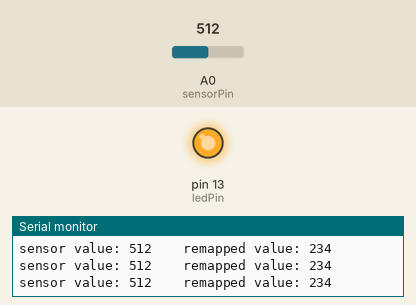
Simulated run of this sketch. Board: Arduino Uno, built with avr-gcc and run on an emulated ATmega328P. Parts: output pins drawn as LEDs (lit = HIGH), the last lines printed to the serial monitor. The inputs (shaded band) are chosen by the test bench; at power-on: A0 (sensorPin) = 512.

Above: at 1.2 s.
1.3 s: A0 (sensorPin) set to 328
2.8 s: A0 (sensorPin) set to 294
At 3.7 s:
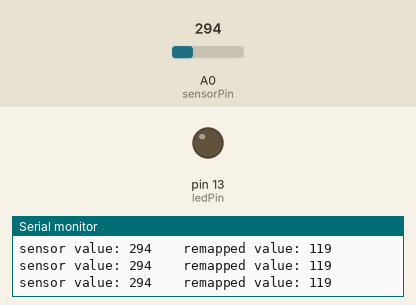
4.3 s: A0 (sensorPin) set to 511
At 5.1 s:
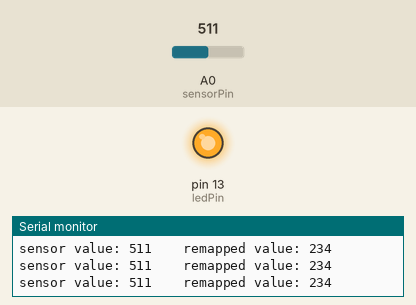
5.9 s: A0 (sensorPin) set to 306
At 6.6 s:
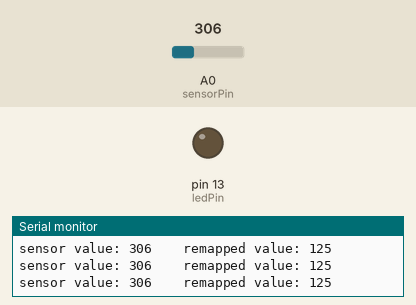
Timing chart, 0 to 8.5 s (numbered marks = the images above; inputs shaded):
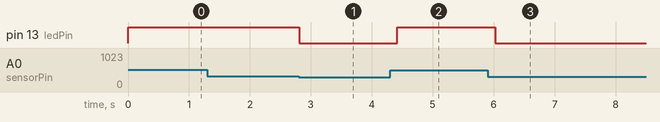

The sketch:

_4_IRDS.ino
```cpp
// (licence header left out)
//connected pins
const int ledPin = 13;
const int sensorPin = 0;
//variables
int sensorValue = 0;
int sensorMap = 0;

//the setup routine runs once
void setup()
{
  Serial.begin(9600); //begin serial communication at 9600 baud rate
}

// the loop routine runs over and over
void loop()
{
  sensorValue = analogRead(sensorPin); //store the sensor value
  sensorMap = map(sensorValue, 70, 550, 0, 255); //remap the value of the sensor to the value of the LED
  analogWrite(ledPin, sensorMap); //apply the  remapped value to the LED
  //display the desired information on the Serial Monitor
  Serial.print("sensor value: ");
  Serial.print(sensorValue);
  Serial.print("    ");
  Serial.print("remapped value: ");
  Serial.println(sensorMap);
  //wait 200 milliseconds seconds
  delay(200);
}
```

Measured:
- the behaviour switches between 311 and 310 on A0 (sensorPin) (found by bisection; images 0 and 1)
- after the input at 2.8 s, pin 13 (ledPin): HIGH → LOW at once
- after the input at 4.3 s, pin 13 (ledPin): LOW → HIGH after 0.12 s
- after the input at 5.9 s, pin 13 (ledPin): HIGH → LOW after 0.12 s
